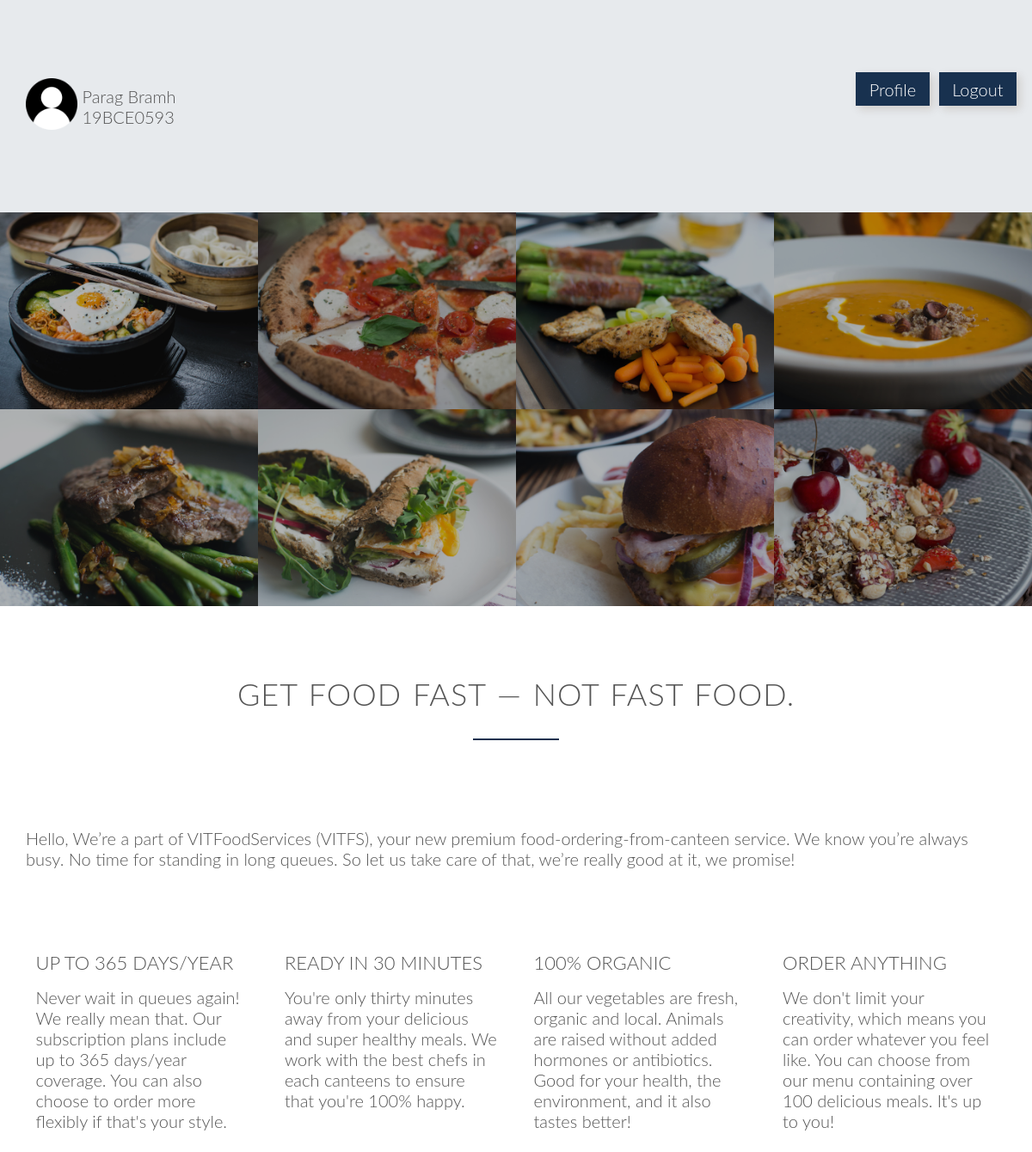
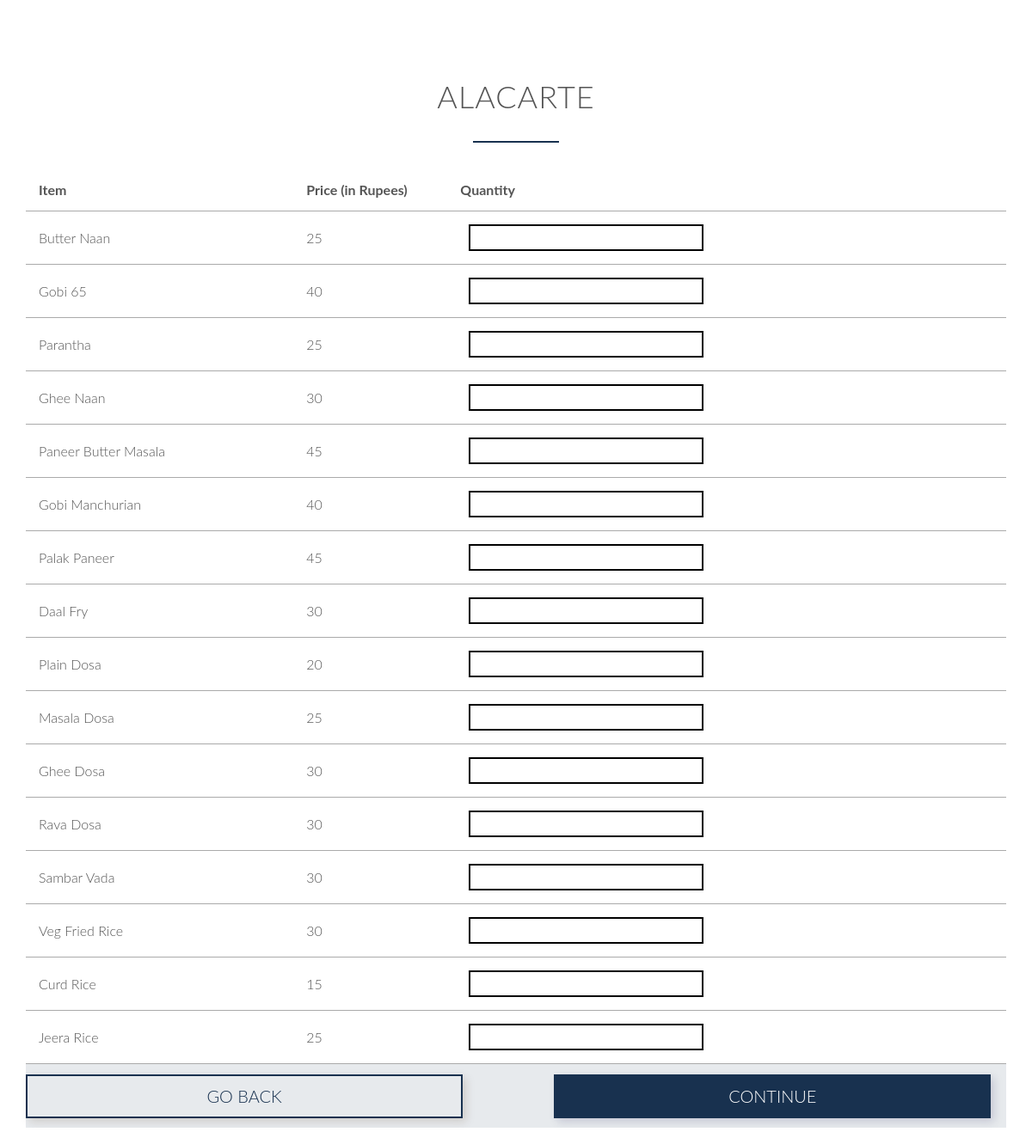
The page /alaac.php (signed in) on the database its author committed (2 pictures, top to bottom).
### tables this page shows
CREATE TABLE `customer` (
  `custid` varchar(10) NOT NULL,
  `name` varchar(25) DEFAULT NULL,
  `wallet` int(11) DEFAULT NULL,
  `hblock` varchar(2) DEFAULT NULL,
  `hroom` int(11) DEFAULT NULL,
  `phone` decimal(30,0) DEFAULT NULL
);

CREATE TABLE `acalacarte` (
  `iid` int(11) NOT NULL,
  `name` varchar(30) DEFAULT NULL,
  `price` int(11) DEFAULT NULL,
  `time` int(11) NOT NULL
);

### alaac.php (the view, shortened to what this page needs)
<!DOCTYPE html>
<?php
    include('sessioncust.php');
    $uname = $_SESSION['login_user'];
    $sql = "SELECT * from customer where custid='$uname'";
    $result = mysqli_query($db,$sql);
    $row = mysqli_fetch_array($result,MYSQLI_ASSOC);
?>
<html>
    <head>
        <link rel="stylesheet" type="text/css" href="css/style.css">
        <link rel="stylesheet" type="text/css" href="css/grid.css">
    </head>
    <body>
        <section class="section-plans">
            <div class="row">
                <div class="col span-10-of-12">
                    <img src="images/person.png" style="border-radius: 20%; width: 5vw;">
                    <div style="display: inline-block; vertical-align: super"><?php echo $row['name']?><br><?php echo $row['custid']?></div>
                </div>
                <div class="col span-1-of-12"><a style="text-decoration: none; background-color: #18314f; padding: 10% 20%; color: white; vertical-align: text-bottom; margin-top: 20%; margin-bottom: 20%; box-shadow: 4px 4px 10px rgba(72, 39, 10, 0.15)" href="profile.php">Profile</a></div>
                <div class="col span-1-of-12"><a style="text-decoration: none; background-color: #18314f; padding: 10% 20%; color: white; vertical-align: text-bottom; margin-top: 20%; margin-bottom: 20%; box-shadow: 4px 4px 10px rgba(72, 39, 10, 0.15)" href="index.php">Logout</a></div>
            </div>
        </section>
        <section class="section-meals">
			<ul class="meals-show clearfix">
				<li>
					<figure class="meal-photo">
						<img src="images/1.jpg" alt="Korean bibimbap with egg and vegetables">
					</figure>
				</li>
				<li>
					<figure class="meal-photo">
						<img src="images/2.jpg" alt="Simple italian pizza with cherry tomatoes">
					</figure>
				</li>
				<li>
					<figure class="meal-photo">
						<img src="images/3.jpg" alt="Chicken breast steak with vegetables">
					</figure>
				</li>
				<li>
					<figure class="meal-photo">
						<img src="images/4.jpg" alt="Autumn pumpkin soup">
					</figure>
				</li>
			</ul>
			<ul class="meals-show clearfix">
				<li>
					<figure class="meal-photo">
						<img src="images/5.jpg" alt="Paleo beef steak with vegetables">
					</figure>
				</li>
				<li>
					<figure class="meal-photo">
						<img src="images/6.jpg" alt="Healthy baguette with egg and vegetables">
					</figure>
				</li>
				<li>
					<figure class="meal-photo">
						<img src="images/7.jpg" alt="Burger with cheddar and bacon">
					</figure>
				</li>
				<li>
					<figure class="meal-photo">
						<img src="images/8.jpg" alt="Granola with cherries and strawberries">
					</figure>
				</li>
			</ul>
		</section>
        <section class="section-features">
			<div class="row">
				<h2>Get food fast &mdash; not fast food.</h2>
            <br><br><br>
				<p class="long-feat">
					Hello, We’re a part of VITFoodServices (VITFS), your new premium food-ordering-from-canteen service. We know you’re always busy. No time for standing in long queues. So let us take care of that, we’re really good at it, we promise!
				</p>
			</div>
            <br><br><br>
			<div class="row">
				<div class="col span-1-of-4 box">
					<h3>Up to 365 days/year</h3>
					<p>
						Never wait in queues again! We really mean that. Our subscription plans include up to 365 days/year coverage. You can also choose to order more flexibly if that's your style.
					</p>
				</div>
				<div class="col span-1-of-4 box">
					<h3>Ready in 30 minutes</h3>
					<p>
						You're only thirty minutes away from your delicious and super healthy meals. We work with the best chefs in each canteens to ensure that you're 100% happy.
					</p>
				</div>
				<div class="col span-1-of-4 box">
					<h3>100% organic</h3>
					<p>
						All our vegetables are fresh, organic and local. Animals are raised without added hormones or antibiotics. Good for your health, the environment, and it also tastes better!
					</p>
				</div>
				<div class="col span-1-of-4 box">
					<h3>Order anything</h3>
					<p>
						We don't limit your creativity, which means you can order whatever you feel like. You can choose from our menu containing over 100 delicious meals. It's up to you!
					</p>
				</div>
			</div>
		</section>
        <section class="section-cant">
            <div class="row">
                <h2>ALAcarte</h2>
            </div>
            <div class="row">
                <form method="post" id="sjt" name="sjt" action="<?php $_PHP_SELF ?>">
                <table>
                    <tr>
                        <td width=150><strong>Item</strong></td>
                        <td width=15><strong>Price (in Rupees)</strong></td>
                        <td width=15><strong>Quantity</strong></td>
                    </tr>
                    <?php
                        $ala = "SELECT * from acalacarte";
                        $res = mysqli_query($db,$ala);
                        while($item = mysqli_fetch_array($res, MYSQLI_ASSOC)){
                            echo "<tr><td>".$item['name']."</td><td>".$item['price']."</td><td align=\"center\"><input type=\"numeric\" class=\"btnsmall\" id=\"".$item['iid']."\" name =\"".$item['iid']."\"></td>";
                        }
                    ?>
                </table>
                <div class="section-plans">
                <div class="row">
                <a style="text-decoration: none; color:#18314f;" href="homepage.php">
                    <div class="col span-5-of-11" style="box-shadow: 4px 4px 10px rgba(72, 39, 10, 0.15); text-align: center; padding: 1%;border: 2px solid #18314f;font-family: 'Lato','Arial', sans-serif;font-weight: 300;font-size: 20px;">
                        GO BACK
                    </div>
                </a>
                <div class="col"> &nbsp;&nbsp;&nbsp;&nbsp;&nbsp;&nbsp;&nbsp;&nbsp;&nbsp;&nbsp;&nbsp;&nbsp;&nbsp;&nbsp;&nbsp;&nbsp;</div>
                    <button class="col span-5-of-11" style="box-shadow: 4px 4px 10px rgba(12, 10, 72, 0.15); text-align: center; padding: 1%;border: 2px solid #18314f;background-color: #18314f; color: white; font-family: 'Lato','Arial', sans-serif;font-weight: 300;font-size: 20px;" type="submit" id="Submit" name="Submit" for="sjt">
                        CONTINUE
                    </button>
                </div>
                </div>
                </form>
            </div>
        </section>
   </body>
</html>

### css/style.css (style rules this page uses)
* { margin:0; padding: 0; -webkit-box-sizing: border-box; box-sizing: border-box; }
html, body { background-color: #fff; color: #555; font-family: 'Lato','Arial', sans-serif; font-weight: 300; font-size: 20px; text-rendering: optimizeLegibility; overflow-x: hidden; }
.clearfix { zoom: 1 }
.clearfix:after { content: '.'; clear: both; display: block; height: 0; visibility: hidden; }
.row { max-width: 1140px; margin: 0 auto; }
section { padding: 80px 0px; }
.box { padding:1%; }
h1, h2, h3 { font-weight: 300; text-transform: uppercase; }
h2 { font-size: 180%; word-spacing: 2px; text-align: center; margin-bottom: 30px; letter-spacing: 1px; }
h3 { font-size: 110%; margin-bottom: 15px; }
h2:after { display: block; height: 2px; background-color: #18314f; content: " "; width: 100px; margin: 0 auto; margin-top: 30px; }
.btnsmall { background-color: inherit; color: #000; text-decoration: none; font-size: 20px; border: 2px solid #000; margin-left: 10px; display: inline-block; padding: 2px; }
table { border:none; width: 100%; border-collapse: collapse; }
th, td { padding: 15px; text-align: left; vertical-align: middle; border: none; border-bottom: 1px solid #aaaaaa; }
.section-meals { padding: 0; }
.meals-show { list-style: none; width: 100%; }
.meals-show li { display: block; float: left; width:25%; }
.meal-photo { width:100%; margin: 0; overflow: hidden; background-color: #000; }
.meal-photo img { width: 100%; height: auto; -webkit-transform: scale(1.15); transform: scale(1.15); -webkit-transition: opacity 0.5s, -webkit-transform 0.5s; transition: opacity 0.5s, -webkit-transform 0.5s; transition: transform 0.5s, opacity 0.5s; transition: transform 0.5s, opacity 0.5s, -webkit-transform 0.5s; opacity: 0.7; }
.section-cant { padding: 1%; }
.section-plans { background-color: rgba(24, 49, 79, 0.1); }
form { font-size: 80%; }

### css/grid.css (style rules this page uses)
.row { zoom: 1; }
.row:before, .row:after { content:""; display:table; }
.row:after { clear:both; }
.col { display: block; float:left; margin: 1% 0 1% 1.6%; }
.col:first-child { margin-left: 0; }
.span-1-of-4 { width: 23.8%; }
.span-5-of-11 { width: 44.58%; }
.span-10-of-12 { width: 83.06%; }
.span-1-of-12 { width: 6.86%; }

### rows shown on the page
customer: name "Parag Bramh", custid "19BCE0593"
acalacarte: name "Butter Naan", price "25"
acalacarte: name "Gobi 65", price "40"
acalacarte: name "Parantha", price "25"
acalacarte: name "Ghee Naan", price "30"
acalacarte: name "Paneer Butter Masala", price "45"
acalacarte: name "Gobi Manchurian", price "40"
acalacarte: name "Palak Paneer", price "45"
acalacarte: name "Daal Fry", price "30"
acalacarte: name "Plain Dosa", price "20"
acalacarte: name "Masala Dosa", price "25"
acalacarte: name "Ghee Dosa", price "30"
acalacarte: name "Rava Dosa", price "30"
acalacarte: name "Sambar Vada", price "30"
acalacarte: name "Veg Fried Rice", price "30"
acalacarte: name "Curd Rice", price "15"
acalacarte: name "Jeera Rice", price "25"
